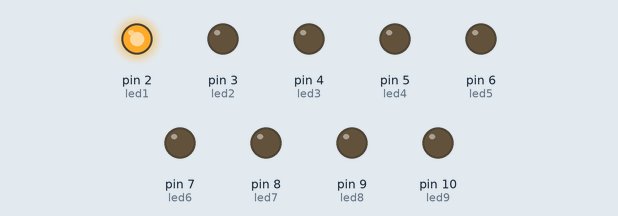
Simulated run of this sketch. Board: Arduino Uno, built with avr-gcc and run on an emulated ATmega328P. Parts: output pins drawn as LEDs (lit = HIGH).

Above: at 0.2 s.
At 1.2 s:
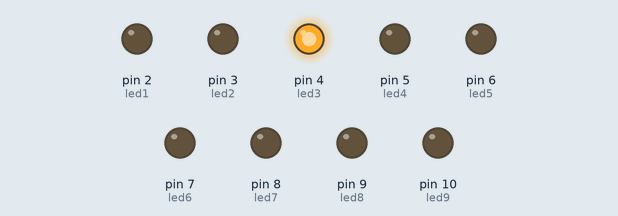
At 1.7 s:
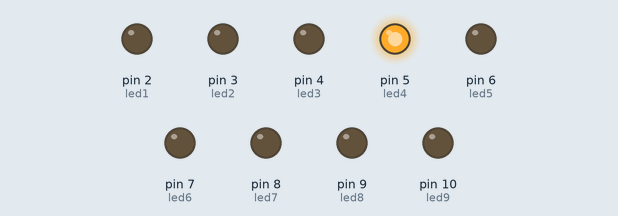
At 2.7 s:
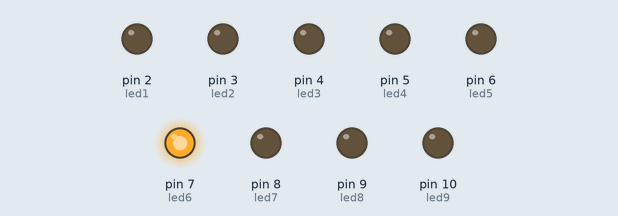
At 3.7 s:
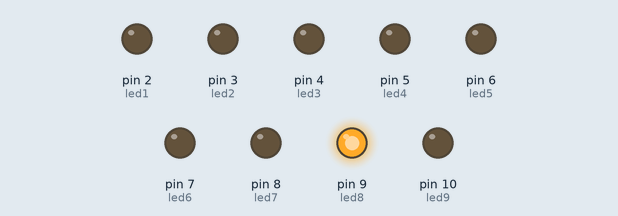
At 5.2 s:
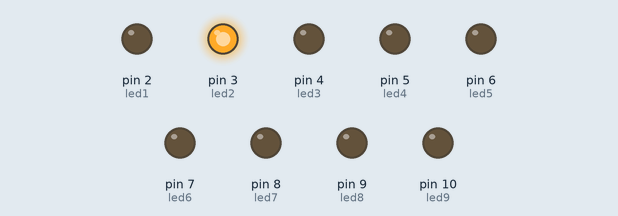
Timing chart, 0 to 5.9 s (numbered marks = the images above):
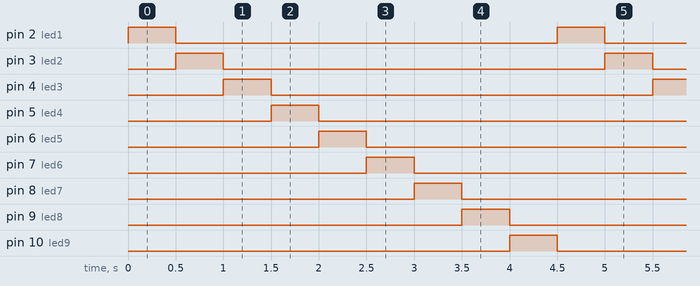

Measured:
- by itself, pin 2 (led1), pin 3 (led2), pin 4 (led3), pin 5 (led4), pin 6 (led5), pin 7 (led6), pin 8 (led7), pin 9 (led8), pin 10 (led9): alternates HIGH for 0.50 s and LOW for 4.0 s
- by itself, everything shown: repeats every 4.5 s, in 10 steps

The sketch:

led-sound.ino
```cpp
int led1 = 2;
int led2 = 3;
int led3 = 4;
int led4 = 5;
int led5 = 6;
int led6 = 7;
int led7 = 8;
int led8 = 9;
int led9 = 10;

void setup() {
pinMode(led1, OUTPUT);
pinMode(led2, OUTPUT);
pinMode(led3, OUTPUT);
pinMode(led4, OUTPUT);
pinMode(led5, OUTPUT);
pinMode(led6, OUTPUT);
pinMode(led7, OUTPUT);
pinMode(led8, OUTPUT);
pinMode(led9, OUTPUT);
Serial.begin(9600);
}
void loop()
{
  digitalWrite(led1, HIGH);
  delay(500);
  digitalWrite(led1, LOW);
  digitalWrite(led2, HIGH);
  delay(500);
  digitalWrite(led2, LOW);
  digitalWrite(led3, HIGH);
  delay(500);
  digitalWrite(led3, LOW);
  digitalWrite(led4, HIGH);
  delay(500);
  digitalWrite(led4, LOW);
  digitalWrite(led5, HIGH);
  delay(500);
  digitalWrite(led5, LOW);
  digitalWrite(led6, HIGH);
  delay(500);
  digitalWrite(led6, LOW);
  digitalWrite(led7, HIGH);
  delay(500);
  digitalWrite(led7, LOW);
  digitalWrite(led8, HIGH);
  delay(500);
  digitalWrite(led8, LOW);
  digitalWrite(led9, HIGH);
  delay(500);
  digitalWrite(led9, LOW);
}
```
